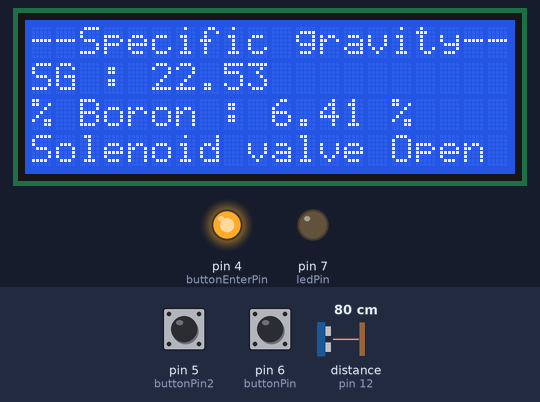
This sketch was run on a simulated Arduino Uno, built with avr-gcc and run on an emulated ATmega328P. On the bench: 20×4 character LCD, output pins drawn as LEDs (lit = HIGH). Wiring (inferred from the names in the program): ultrasonic range finder: trigger pin 13; echo pin 12. The inputs (shaded band) are chosen by the test bench; at power-on: distance to the obstacle (sensor on pin 12) 80 cm, pin 5 (buttonPin2) LOW, pin 6 (buttonPin) LOW. The echo pulse lasts 58.3 µs per cm; pins used as bus, display or sensor lines are not drawn; what the sketch prints to the serial monitor is not drawn.

Above: at 1.2 s.
1.3 s: distance to the obstacle (sensor on pin 12) set to 12 cm
At 3.5 s:
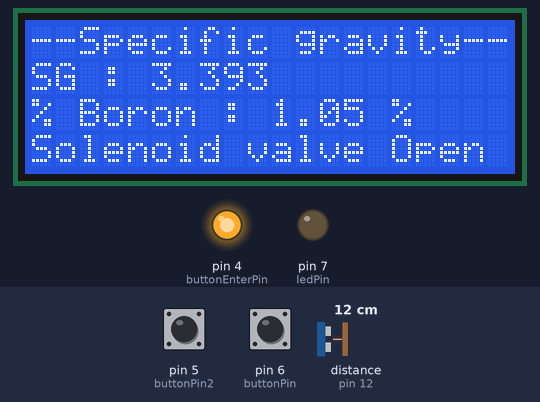
4.1 s: distance to the obstacle (sensor on pin 12) set to 9 cm
At 5.7 s:
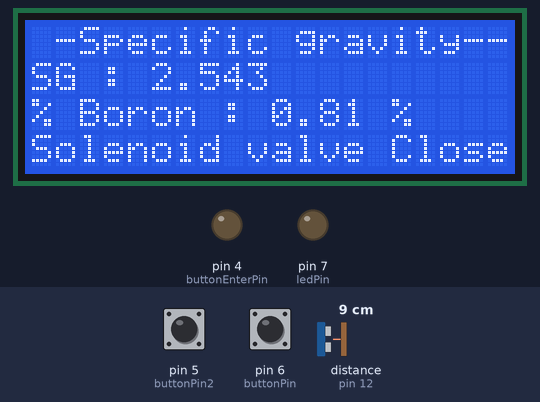
7.9 s: pin 5 (buttonPin2) pulled HIGH for 2.45 s
At 8.8 s:
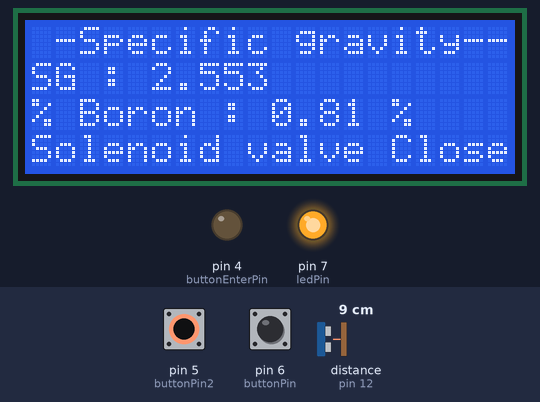
12.1 s: distance to the obstacle (sensor on pin 12) set to 2 cm
At 13.7 s:
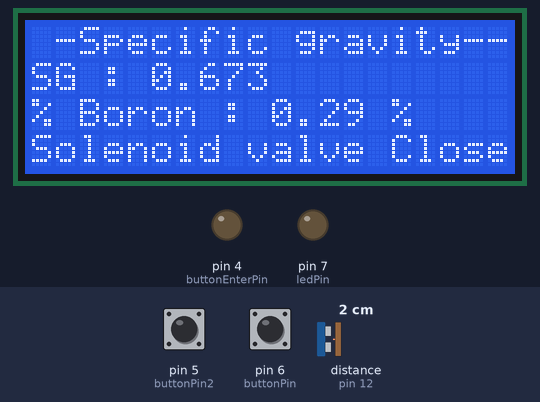
16.2 s: pin 5 (buttonPin2) pulled HIGH for 2.45 s
At 18.0 s:
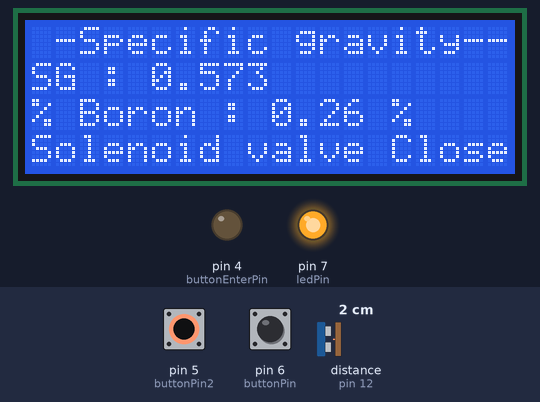
24.5 s: pin 6 (buttonPin) pulled HIGH for 2.45 s
At 26.6 s:
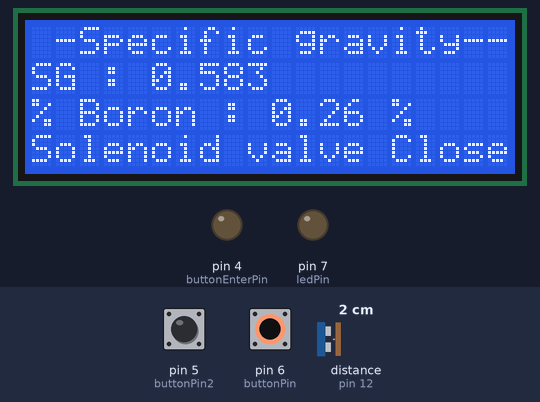
Timing chart, 0 to 28.1 s (numbered marks = the images above; inputs shaded):
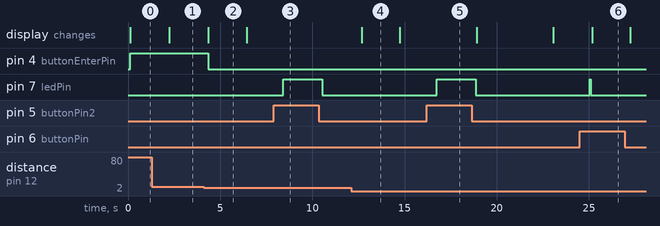

Measured:
- the behaviour switches between 11 and 10 cm on distance to the obstacle (sensor on pin 12) (found by bisection; images 1 and 2)
- after the input at 1.3 s, the display: changes after 0.95 s (image 1)
- after the input at 4.1 s, pin 4 (buttonEnterPin): HIGH → LOW after 0.25 s; the display: changes after 0.27 s (image 2)
- after the input at 7.9 s, pin 7 (ledPin): LOW → HIGH after 0.53 s, → LOW 2.1 s later
- after the input at 12.1 s, the display: changes after 0.58 s (image 4)
- after the input at 16.2 s, pin 7 (ledPin): LOW → HIGH after 0.55 s, → LOW 2.1 s later
- after the input at 24.5 s, pin 7 (ledPin): LOW → HIGH after 0.56 s, → LOW 0.05 s later

The sketch:

pushButton_LCD204_03_02_18.ino
```cpp
#include <Wire.h>
#include <LiquidCrystal_I2C.h> //ประกาศ Library ของจอ I2C

LiquidCrystal_I2C lcd(0x3F, 20, 4);// Set the LCD address to 0x3F for a 20 chars and 4 line display

#define MAX 4
#define MIN 1
int ledPin = 7; // choose the pin for the LED
int buttonPin = 6;   // choose the input pin (for a pushbutton)
int buttonPin2 = 5;   // choose the input pin (for a pushbutton)
int buttonEnterPin = 4;   // choose the input pin (for a pushbutton)
int checkP1,checkP2,enter = 0;     // variable for reading the pin status
int sum = 1;
int index = 1;
int menuchem=1;
bool checksum;

int TricRelay = 4;
float mval = 0.28;
float sgval = 0.0;
float boronval = 0.0;
const int TricPin = 13;//Tric
      int EchoPin = 12;//Echo
      double duration, cm,cm2,cm3,cmavg;
/*bool isInStage_choose_chemecals ;
enum Stage {
  none,
  display_sg,
  display_times,
  choose_chemecals
};
Stage curStage ;*/

void setup() {
  setupPin();
}

void loop(){
  digitalPin();
  readDistance();

  if (checkP1 == HIGH) {         // check if the input is HIGH (button released)
    Serial.print("Val P1 : ");
    Serial.println(checkP1);
    digitalWrite(ledPin,HIGH);  // turn LED ON
    checksum = true;
    delay(50);
    //checksum = true;
  } else {
    digitalWrite(ledPin, LOW);  // turn LED OFF
    Serial.print("Val P1 : ");
    Serial.println(checkP1);
    if(checksum){
      if(sum<MAX){
          sum++;
          //checksum=false;
        }
      checksum=false;
    }
  }
  if (checkP2 == HIGH) {         // check if the input is HIGH (button released)
    Serial.print("Val P2 : ");
    Serial.println(checkP2);
    digitalWrite(ledPin,HIGH);  // turn LED ON
    checksum = true;
    delay(50);
    //checksum = true;
  } else {
    digitalWrite(ledPin, LOW);  // turn LED OFF
    Serial.print("Val P2 : ");
    Serial.println(checkP2);
    if(checksum){
      if(sum>MIN){
        sum--;
        //checksum=false;
        }
      checksum=false;
    }
    if(enter == HIGH){
    Serial.print("enter : ");
      Serial.println(enter);
      delay(50);
    }
  }
Serial.print("sumary:");
Serial.println(sum);
   Mainmenu();
   delay(2000);

  /*if(sum==1){
    MenuList_1();
    }else if(sum==2){
     MenuList_2();
      }else if(sum==3){
        MenuList_3();
        }else if(sum==4){
          MenuList_4();
          }*/

    /*if(enter == HIGH){
      Serial.print("enter : ");
      Serial.println(enter);
      checksum = true;
      delay(50);
      switch(sum){
        case 1:
        while(1){
        if(sum==1){
                lcd.clear();
                sum = 0;
                }

                  }

              break;
        case 2:
              if(sum==2){
                lcd.clear();
                sum = 0;
                }
                //MenuChemicalList_1();
              break;
        case 3:
              break;
        }
      }*/
}

void MenuList_1(){
          lcd.print("--Choose  Chemical--");
          lcd.setCursor(0, 1); //ฟังก์ชั่นในการกำหนดตำแหน่ง Cursor
          lcd.print("- 1.Chemical A 0%");
          lcd.print("");
          lcd.setCursor(0, 2); //ฟังก์ชั่นในการกำหนดตำแหน่ง Cursor
          lcd.print("2.Chemical A 1%");
          lcd.print("  ");
          lcd.setCursor(0, 3); //ฟังก์ชั่นในการกำหนดตำแหน่ง Cursor
          lcd.print("3.Chemical B 0%");
          lcd.print("  ");
          lcd.setCursor(0, 4); //ฟังก์ชั่นในการกำหนดตำแหน่ง Cursor
  }
void MenuList_2(){
          lcd.print("--Choose  Chemical--");
          lcd.setCursor(0, 1); //ฟังก์ชั่นในการกำหนดตำแหน่ง Cursor
          lcd.print("1.Chemical A 0%");
          lcd.print("  ");
          lcd.setCursor(0, 2); //ฟังก์ชั่นในการกำหนดตำแหน่ง Cursor
          lcd.print("- 2.Chemical A 1%");
          lcd.print("");
          lcd.setCursor(0, 3); //ฟังก์ชั่นในการกำหนดตำแหน่ง Cursor
          lcd.print("3.Chemical B 0%");
          lcd.print("  ");
          lcd.setCursor(0, 4); //ฟังก์ชั่นในการกำหนดตำแหน่ง Cursor
  }
void MenuList_3(){
         lcd.print("--Choose  Chemical--");
         lcd.setCursor(0, 1); //ฟังก์ชั่นในการกำหนดตำแหน่ง Cursor
         lcd.print("1.Chemical A 0%");
         lcd.print("  ");
         lcd.setCursor(0, 2); //ฟังก์ชั่นในการกำหนดตำแหน่ง Cursor
         lcd.print("2.Chemical A 1%");
         lcd.print("  ");
         lcd.setCursor(0, 3); //ฟังก์ชั่นในการกำหนดตำแหน่ง Cursor
         lcd.print("- 3.Chemical B 0%");
         lcd.print("");
         lcd.setCursor(0, 4); //ฟังก์ชั่นในการกำหนดตำแหน่ง Cursor
  }
void MenuList_4(){
         lcd.print("--Choose  Chemical--");
         lcd.setCursor(0, 1); //ฟังก์ชั่นในการกำหนดตำแหน่ง Cursor
         lcd.print("2.Chemical A 1%");
         lcd.print("  ");
         lcd.setCursor(0, 2); //ฟังก์ชั่นในการกำหนดตำแหน่ง Cursor
         lcd.print("3.Chemical B 1%");
         lcd.print("  ");
         lcd.setCursor(0, 3); //ฟังก์ชั่นในการกำหนดตำแหน่ง Cursor
         lcd.print("- 4.Chemical B 1%");
         lcd.print("");
         lcd.setCursor(0, 4); //ฟังก์ชั่นในการกำหนดตำแหน่ง Cursor
  }
void MenuChemicalList_1(){
          lcd.print("---Chemical  List---");
          lcd.setCursor(0, 1); //ฟังก์ชั่นในการกำหนดตำแหน่ง Cursor
          lcd.print("- 1.Chemical A");
          lcd.print("");
          lcd.setCursor(0, 2); //ฟังก์ชั่นในการกำหนดตำแหน่ง Cursor
          lcd.print("2.Chemical B");
          lcd.print("  ");
          lcd.setCursor(0, 3); //ฟังก์ชั่นในการกำหนดตำแหน่ง Cursor
          lcd.print("3.Chemical C");
          lcd.print("  ");
          lcd.setCursor(0, 4); //ฟังก์ชั่นในการกำหนดตำแหน่ง Cursor
  }
void MenuChemicalList_2(){
          lcd.print("---Chemical  List---");
          lcd.setCursor(0, 1); //ฟังก์ชั่นในการกำหนดตำแหน่ง Cursor
          lcd.print("1.Chemical A");
          lcd.print("  ");
          lcd.setCursor(0, 2); //ฟังก์ชั่นในการกำหนดตำแหน่ง Cursor
          lcd.print("- 2.Chemical B");
          lcd.print("");
          lcd.setCursor(0, 3); //ฟังก์ชั่นในการกำหนดตำแหน่ง Cursor
          lcd.print("3.Chemical C");
          lcd.print("  ");
          lcd.setCursor(0, 4); //ฟังก์ชั่นในการกำหนดตำแหน่ง Cursor
  }
void MenuChemicalList_3(){
          lcd.print("---Chemical  List---");
          lcd.setCursor(0, 1); //ฟังก์ชั่นในการกำหนดตำแหน่ง Cursor
          lcd.print("1.Chemical A");
          lcd.print("  ");
          lcd.setCursor(0, 2); //ฟังก์ชั่นในการกำหนดตำแหน่ง Cursor
          lcd.print("2.Chemical B");
          lcd.print("  ");
          lcd.setCursor(0, 3); //ฟังก์ชั่นในการกำหนดตำแหน่ง Cursor
          lcd.print("- 3.Exit");
          lcd.print("");
          lcd.setCursor(0, 4); //ฟังก์ชั่นในการกำหนดตำแหน่ง Cursor
  }
void Mainmenu(){
          lcd.print("--Specific gravity--");
          lcd.print("");
          lcd.setCursor(0, 1); //ฟังก์ชั่นในการกำหนดตำแหน่ง Cursor
          lcd.print("SG : ");
          lcd.print(sgval);
          lcd.setCursor(0, 2); //ฟังก์ชั่นในการกำหนดตำแหน่ง Cursor
          lcd.print("% Boron : ");
          lcd.print(boronval);
          lcd.print(" %");
          lcd.setCursor(0, 3); //ฟังก์ชั่นในการกำหนดตำแหน่ง Cursor
          if(sgval>=3.01){
            digitalWrite(TricRelay, HIGH);
            lcd.print("Solenoid valve Open");
            lcd.print(" ");
            lcd.setCursor(0, 4); //ฟังก์ชั่นในการกำหนดตำแหน่ง Cursor
             }else{
                digitalWrite(TricRelay, LOW);
                lcd.print("Solenoid valve Close");
                lcd.print(" ");
                lcd.setCursor(0, 4); //ฟังก์ชั่นในการกำหนดตำแหน่ง Cursor
                 }
  }
void setupPin(){
  lcd.begin();
  //curStage = none ;
  pinMode(ledPin, OUTPUT);  // declare LED as output
  //pinMode(ledPin2, OUTPUT);  // declare LED as output
  //pinMode(ledPin3, OUTPUT);  // declare LED as output
  pinMode(buttonPin, INPUT);    // declare pushbutton as input
  pinMode(buttonPin2, INPUT);    // declare pushbutton as input
  pinMode(buttonEnterPin, INPUT);    // declare pushbutton as input
  Serial.begin(9600);
  checksum = false;
  }
void digitalPin(){
  checkP1 = digitalRead(buttonPin);  // read input value
  checkP2 = digitalRead(buttonPin2);  // read input value
  enter = digitalRead(buttonEnterPin);  // read input value
  }
void readDistance(){
  pinMode(TricRelay, OUTPUT);  // Tric Relay output
  pinMode(TricPin, OUTPUT);
  digitalWrite(TricPin, LOW);
  delayMicroseconds(2);
  digitalWrite(TricPin, HIGH);
  delayMicroseconds(5);
  digitalWrite(TricPin, LOW);
  pinMode(EchoPin, INPUT);
  duration = pulseIn(EchoPin, HIGH);
  cm = microsecondsToCentimeters(duration);
  cm2 = microsecondsToCentimeters(duration);
  cm3 = microsecondsToCentimeters(duration);
  cmavg = (cm+cm2+cm3) / 3;//ค่าสมมุติ
  sgval = (mval*cmavg)+(1*0.1);//ค่าสมมุติ
  boronval = (sgval*mval)+(1*0.1);//ค่าสมมุติ
  //isInStage_choose_chemecals = false ;
  }
double microsecondsToCentimeters(double microseconds){
      // The speed of sound is 340 m/s or 58 microseconds per centimeter.
      // The ping travels out and back, so to find the distance of the
      // object we take half of the distance travelled.
      return microseconds / 58;
    }
```
